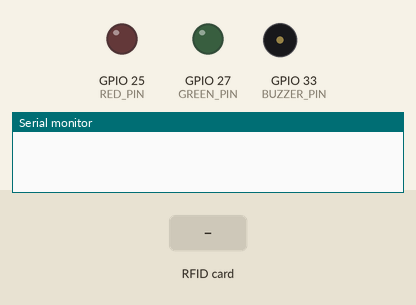
Recording of a sketch running on a simulated ESP32. Shown: output pins drawn as LEDs (lit = HIGH), buzzer (waves = sounding), the last lines printed to the serial monitor. The test bench sets the inputs (shaded band).

Above: at 1.2 s.
1.3 s: RFID card A3 4F 12 9B held to the reader
At 1.6 s:
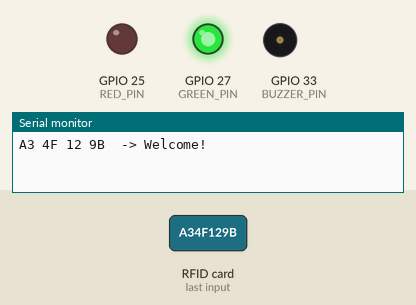
4.3 s: RFID card 5E 7A 19 C4 held to the reader
At 5.4 s:
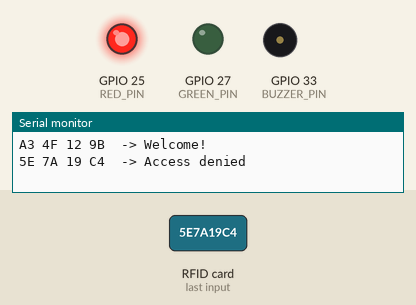
7.3 s: RFID card 04 7E 2C 1A held to the reader
At 8.0 s:
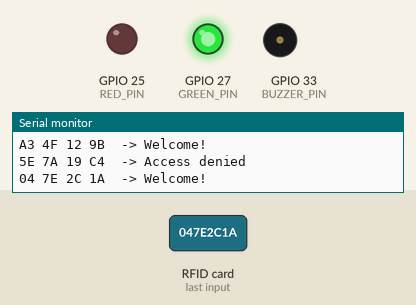
Timing chart, 0 to 10.8 s (numbered marks = the images above; inputs shaded):
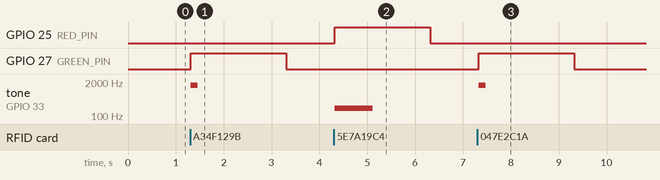

The sketch:

L17_Access.ino
```cpp
// Lesson 17: Access control
// Allowed cards light green and beep once, others red and buzz.

#include <SPI.h>
#include <MFRC522.h>

const int SS_PIN = 5;
const int RST_PIN = 4;
const int RED_PIN = 25;
const int GREEN_PIN = 27;
const int BUZZER_PIN = 33;

// Put your own card UIDs here (copy them from L17_ReadCard)
String allowed[] = {"A3 4F 12 9B", "04 7E 2C 1A"};
const int NUM_ALLOWED = 2;

MFRC522 rfid(SS_PIN, RST_PIN);

String readUid() {
  String uid = "";
  for (int i = 0; i < rfid.uid.size; i++) {
    if (i > 0) uid += " ";
    if (rfid.uid.uidByte[i] < 16) uid += "0";
    uid += String(rfid.uid.uidByte[i], HEX);
  }
  uid.toUpperCase();
  return uid;
}

bool isAllowed(String uid) {
  for (int i = 0; i < NUM_ALLOWED; i++) {
    if (uid == allowed[i]) return true;
  }
  return false;
}

void setup() {
  Serial.begin(115200);
  pinMode(RED_PIN, OUTPUT);
  pinMode(GREEN_PIN, OUTPUT);
  SPI.begin();
  rfid.PCD_Init();
}

void loop() {
  if (!rfid.PICC_IsNewCardPresent()) return;
  if (!rfid.PICC_ReadCardSerial()) return;

  String uid = readUid();
  Serial.print(uid);
  if (isAllowed(uid)) {
    Serial.println("  -> Welcome!");
    digitalWrite(GREEN_PIN, HIGH);
    tone(BUZZER_PIN, 1500, 150);
  } else {
    Serial.println("  -> Access denied");
    digitalWrite(RED_PIN, HIGH);
    tone(BUZZER_PIN, 200, 800);
  }
  delay(2000);
  digitalWrite(GREEN_PIN, LOW);
  digitalWrite(RED_PIN, LOW);
  rfid.PICC_HaltA();
}
```

Measured:
- after the input at 1.3 s, GPIO 27 (GREEN_PIN): LOW → HIGH at once, → LOW 2.0 s later; tone on GPIO 33 (BUZZER_PIN): silent → 1500 Hz at once, → silent 0.15 s later
- after the input at 4.3 s, GPIO 25 (RED_PIN): LOW → HIGH at once, → LOW 2.0 s later; tone on GPIO 33 (BUZZER_PIN): silent → 200 Hz at once, → silent 0.80 s later
- after the input at 7.3 s, GPIO 27 (GREEN_PIN): LOW → HIGH at once, → LOW 2.0 s later; tone on GPIO 33 (BUZZER_PIN): silent → 1500 Hz at once, → silent 0.15 s later
